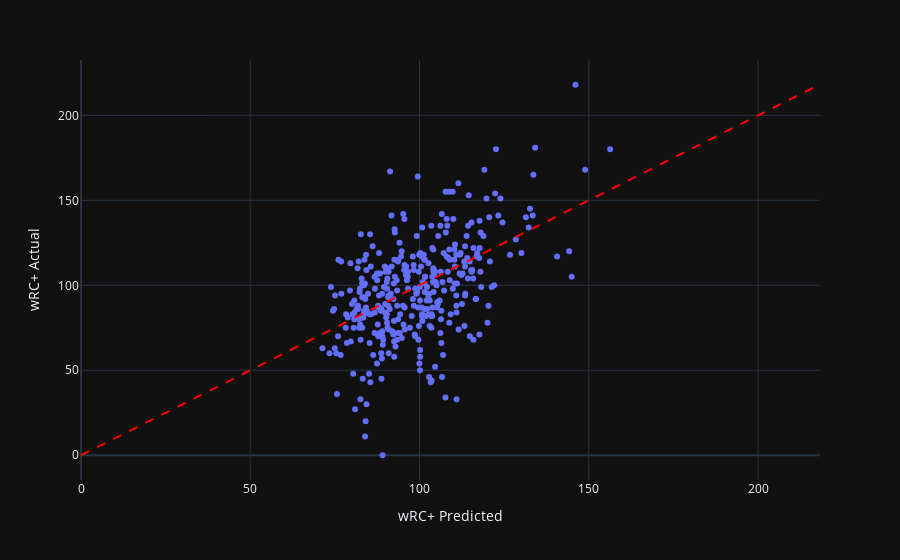

The notebook cell saved with this chart:
### Code cell
baseball_data_train_and_plot(data_with_outliers)

### Figure 1 — Plotly figure (JSON) as saved in the notebook; plotly's stock layout.template omitted (floating-point values rounded to 4 significant figures; data arrays with more than 128 entries replaced by an {"elided": "..."} marker saying what was removed)
{"data": [{"hovertemplate": "wRC+ Predicted=%{x}<br>wRC+ Actual=%{y}<extra></extra>", "legendgroup": "", "marker": {"color": "#636efa", "symbol": "circle"}, "mode": "markers", "name": "", "orientation": "v", "showlegend": false, "type": "scatter", "x": {"elided": "358 float values"}, "xaxis": "x", "y": {"elided": "358 int values"}, "yaxis": "y"}], "layout": {"legend": {"tracegroupgap": 0}, "margin": {"t": 60}, "shapes": [{"line": {"color": "red", "dash": "dash"}, "type": "line", "x0": 0, "x1": 218, "y0": 0, "y1": 218}], "xaxis": {"anchor": "y", "domain": [0, 1], "title": {"text": "wRC+ Predicted"}}, "yaxis": {"anchor": "x", "domain": [0, 1], "title": {"text": "wRC+ Actual"}}}}
